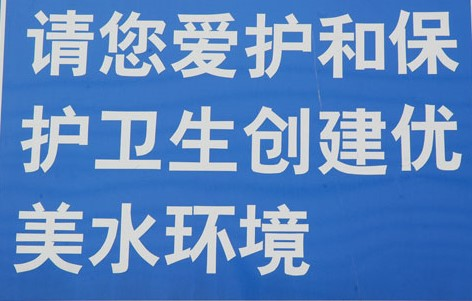
#> input picture image1.jpg, 472 x 301 px
$ jupyter execute --allow-errors Untitled.ipynb
#> lines starting #> are read from the running program, lines starting #| are printed output that depends on the picture; pictures that were not available may be replaced by others from this repository, and a replacement may not be noted
[cell 1]
from PIL import Image
import pytesseract

[cell 2]
from googletrans import Translator

#> (a cell that did not finish here is left out)

[cell 4]
img = Image.open("image1.jpg")
#> img is the input picture: PIL image 472x301 RGB; mean R, G, B 94.8, 136.6, 194.3
img.load()
pytesseract.pytesseract.tesseract_cmd = 'C:/Program Files (x86)/Tesseract-OCR/tesseract.exe'
#> (the rest of this cell did not finish here and is left out)

#> (a cell that did not finish here is left out)

[cell 6]
from PIL import Image
img = Image.open('images.jpg').convert('L')
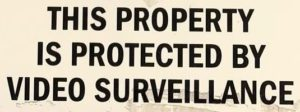
#> input picture test_img/image.jpg, 300 x 112 px, given in place of images.jpg, which was not available
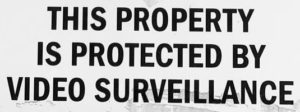
#> img: PIL image 300x112 L; min 1, max 254, mean 182.4
print(pytesseract.image_to_string(img, lang="chi_sim"))
#> (this line was passed over: pytesseract is not available in this run)

[cell 7]
from PIL import Image
im = Image.open("images.jpg")
#> im is the input picture: PIL image 300x112 RGB; mean R, G, B 190, 181.8, 165.3
#> `im = cv2.imread(imPath, 0)`:
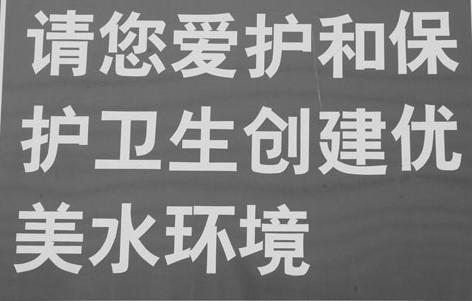
#> im: shape (301, 472); min 70, max 244, mean 130.6
im.show()

[cell 8]
import cv2
import sys
import pytesseract

#> (the rest of this cell did not finish here and is left out)
